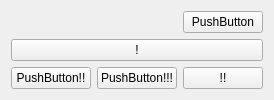
<?xml version="1.0" encoding="UTF-8"?>
<ui version="4.0">
 <class>Form</class>
 <widget class="QWidget" name="Form">
  <property name="geometry">
   <rect>
    <x>0</x>
    <y>0</y>
    <width>714</width>
    <height>0</height>
   </rect>
  </property>
  <property name="windowTitle">
   <string>Form</string>
  </property>
  <layout class="QVBoxLayout" name="verticalLayout_2">
   <item>
    <layout class="QVBoxLayout" name="list_item_layout">
     <item>
      <layout class="QHBoxLayout" name="delete_layout" stretch="9,1">
       <item>
        <widget class="QWidget" name="widget" native="true"/>
       </item>
       <item>
        <widget class="QPushButton" name="delete_button">
         <property name="text">
          <string>PushButton</string>
         </property>
        </widget>
       </item>
      </layout>
     </item>
     <item>
      <widget class="QPushButton" name="cycle_button">
       <property name="text">
        <string>!</string>
       </property>
      </widget>
     </item>
     <item>
      <layout class="QHBoxLayout" name="action_layout">
       <item>
        <widget class="QPushButton" name="mouse_button">
         <property name="text">
          <string>PushButton!!</string>
         </property>
        </widget>
       </item>
       <item>
        <widget class="QPushButton" name="keyboard_button">
         <property name="text">
          <string>PushButton!!!</string>
         </property>
        </widget>
       </item>
       <item>
        <widget class="QPushButton" name="timer_button">
         <property name="text">
          <string>!!</string>
         </property>
        </widget>
       </item>
      </layout>
     </item>
    </layout>
   </item>
  </layout>
 </widget>
 <resources/>
 <connections/>
</ui>
